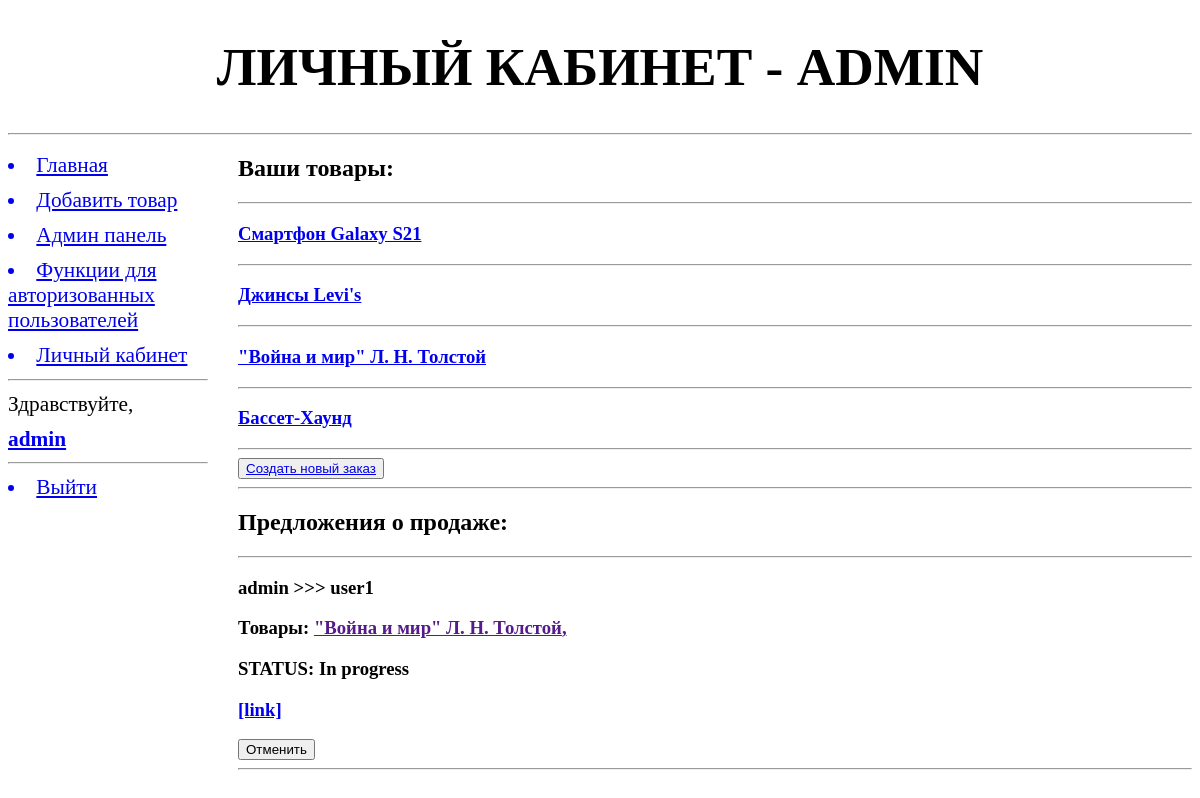
The app's page /home/ (signed in) with its own data.
### products/models.py (models this page shows, shortened)
class Product(models.Model):
    name = models.CharField(max_length=400, null=True, blank=False, verbose_name="Название")
    slug = models.SlugField(max_length=300, verbose_name="Слаг для url", blank=False)
    price = models.IntegerField(verbose_name="Цена", default=0)
    discription = models.TextField(blank=True, verbose_name="Описание", help_text="Дополнительная информация о товаре, его характерестиках и свойствах.")
    category = models.ForeignKey(Category, on_delete=models.SET_NULL, null=True, related_name="categ_products", verbose_name="Категория", help_text="Группа товара, по которой будет фильтроваться их список.")
    seller = models.ForeignKey(User, on_delete=models.CASCADE, verbose_name="Продавец", related_name='user_products')
    add_date = models.DateTimeField(auto_now_add=True)
    archived = models.BooleanField(verbose_name="Архивировано", help_text="Будет ли слово отображаться в каталоге?", default=False)
    img = models.ImageField(upload_to="for_products", null=True, blank=True, verbose_name="Изображение")
    objects = models.Manager()  # менеджер по умолчанию
    published = PublishedManager()  # менеджер, выводящий неархивированные товары
    def __str__(self):
        return self.name
    class Meta:
        verbose_name = "Товар"
        verbose_name_plural = "Товары"
        indexes = [models.Index(fields=['-add_date'])]  # Добавляет индекс в базу данных - ускоряет запросы, фильтрующие и упорядочивающие по данному полю
        ordering = ['add_date', 'name']  # параметры сортировки записей по умолчанию

### orders/models.py (models this page shows, shortened)
class Order(models.Model):
    STATUS = (
        (None, "Choose "), # или None -  заменяет --------- на "Choose order status"
        ('IN', 'In progress'),
        ('RE', 'Rejected'),
        ('FI', 'Finished')
    )
    products = models.ManyToManyField(Product, blank=False, verbose_name="Товары", help_text="Товары, составляющие заказ.") # , related_name='+'
    from_user = models.ForeignKey(User, on_delete=models.CASCADE, verbose_name="От пользователя", related_name='exchanges_from')
    to_user = models.ForeignKey(User, on_delete=models.CASCADE, verbose_name="Пользователю", related_name='exchanges_to')
    date = models.DateTimeField(auto_now_add=True)
    stage_status = models.CharField(max_length=30, choices=STATUS, default='IN')
    def get_readable_status(self) -> str:
        for trpl in self.STATUS:
            if self.stage_status == trpl[0]:
                return trpl[1]
        return ''
    class Meta:
        verbose_name = "Заказ пользователя"
        verbose_name_plural = "Заказы пользователей"

### users/views.py (the view, shortened to what this page needs)
# urls.py: path('home/', include('users.urls')),
def home(request):
    context = {}
    if request.user.pk != None: # Если пользователь не Анонимный - т е незарегестрированный
        context = {'user':request.user} ## !!!!!!!!!!!!!!!!!!! обработать пустые пост запросы
        user_products = Product.objects.filter(seller=request.user.pk)
        q =  Q(from_user=request.user) & Q(stage_status='IN')
        orders = Order.objects.filter(q)
        context['user_products'] = user_products
        context['orders'] = orders
    return render(request, "registration/home.html", context)

### users/templates/registration/home.html (shortened to what this page needs)
{% extends "basic.html" %}
{%  block page_title %}
{% if user.is_authenticated %}
    <h1> Личный кабинет - {{ user }}</h1>
{% else %}
    <h1> Вы, кажется, тут впервые...</h1>
{% endif %}
{% endblock %}
{% block content %}
{% if user.is_authenticated %}
    <h2>Ваши товары:</h2>
    <hr>
    {% for product in user_products %}
        <h3> <a href="{% url 'products:ex_product' product.pk %}">{{ product }}</a> </h3>
        <hr>
    {% endfor %}
    <button><a href="{% url 'orders:new_order' %}">Создать новый заказ</a></button>
    <hr>
    <h2>Предложения о продаже:</h2>
    <hr>
    {% for ord in orders %}
        <h3> {{ ord.from_user }} >>> {{ ord.to_user }}</h3>
            <h3>Товары:
            {% for prod in ord.products.all %}
                <a href="">{{ prod }},</a>
            {% endfor %}
            </h3>
        <h3>STATUS: {{  ord.get_readable_status }}</h3>
        <h3><a href="/">[link]</a></h3>
        {% if user == ord.from_user %}
            <form action="{% url 'users:home' %}" method="post">
                <button type="submit" name="status" value="{{ ord.pk }}.0">Отменить</button>
            </form>
        {% else %}
            <form action="{% url 'users:home' %}" method="post">
                {% csrf_token %}
                <button type="submit" name="status" value="{{ ord.pk }}.1">Подтвердить</button>
                <button type="submit" name="status" value="{{ ord.pk }}.0">Отказать</button>
            </form>
        {% endif %}
        <hr>
    {% endfor %}
{% else %}
<p3>Мы не знаем, кто Вы...<br> <a href="{% url 'login' %}">Войдите</a> в свой аккаунт или <a href="{% url 'users:signup' %}">зарегестрируйтесь</a>!</p3>
{% endif %}
{% endblock %}

### catalog/templates/basic.html (shortened to what this page needs)
{% load static %}
<!DOCTYPE html>
<html>
    <head>
        <link rel="stylesheet" type="text/css" href="{% static 'catalog/style.css' %}">
    </head>
    <body>
        <header>
            <h1>{% block page_title %}{% endblock %}</h1>
            <hr>
        </header>
        <nav>
            <a href="{% url 'catalog:catalog' %}"><li>Главная</li></a>
            <a href="{% url 'products:new' %}"><li>Добавить товар</li></a>
            <a href="/admin/"><li>Админ панель</li></a>
            <a href="{% url 'catalog:info' %}"><li>Функции для авторизованных пользователей</li></a>
            <a href="{% url 'users:home' %}"><li>Личный кабинет</li></a>
            <hr>
            <p1>Здравствуйте, </p1>
            <a href="{% url 'users:home' %}"><b>{{ user.username|default:'Guest' }}</b></a>
            <hr>
            {% if user.is_authenticated %}
                <a href="{% url 'logout' %}"><li>Выйти</li></a>
            {% else %}
                <a href="{% url 'login' %}"><li>Войти</li></a>
                <a href="{% url 'users:signup' %}"><li>Регистрация</li></a>
            {% endif %}
        </nav>
        <section>
            {% block content %}
            {% endblock %}
        </section>
    </body>
</html>

### catalog/static/catalog/style.css (style rules this page uses)
header h1 { font-size: 40pt; text-transform: uppercase; text-align: center; }
nav { font-size: 16pt; width: 200px; float: left; }
nav a { display: block; margin: 10px 0px; }
section { margin-left: 230px; }

### records on screen
Product: name "Смартфон Galaxy S21"
Product: name "Джинсы Levi's"
Product: name "\"Война и мир\" Л. Н. Толстой"
Product: name "Бассет-Хаунд"
Order: from_user "admin", to_user "user1", get_readable_status "In progress", {{ ord.pk }} 2 (drawn)

### other values on screen
{{ user }} "ADMIN"
{{ user.username|default:'Guest' }} "admin"
